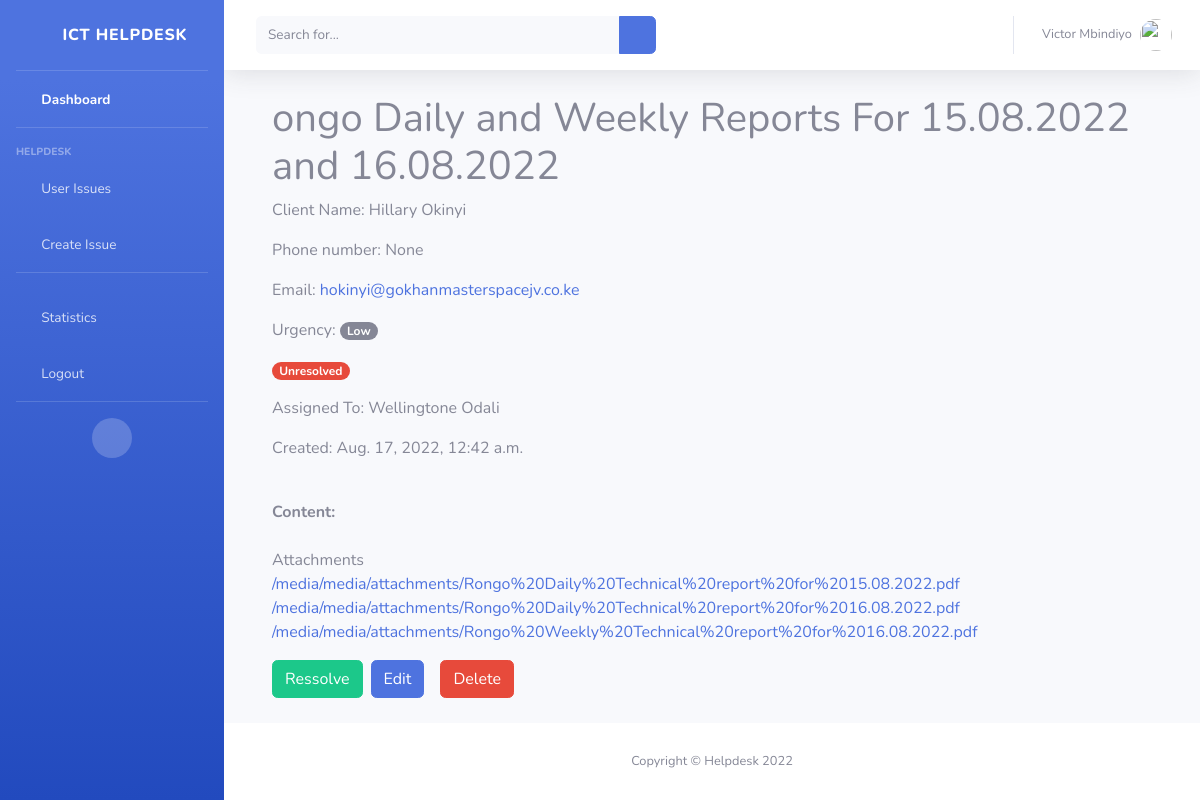
The page /ticket-detail/104/ (signed in) on the database as committed earlier.
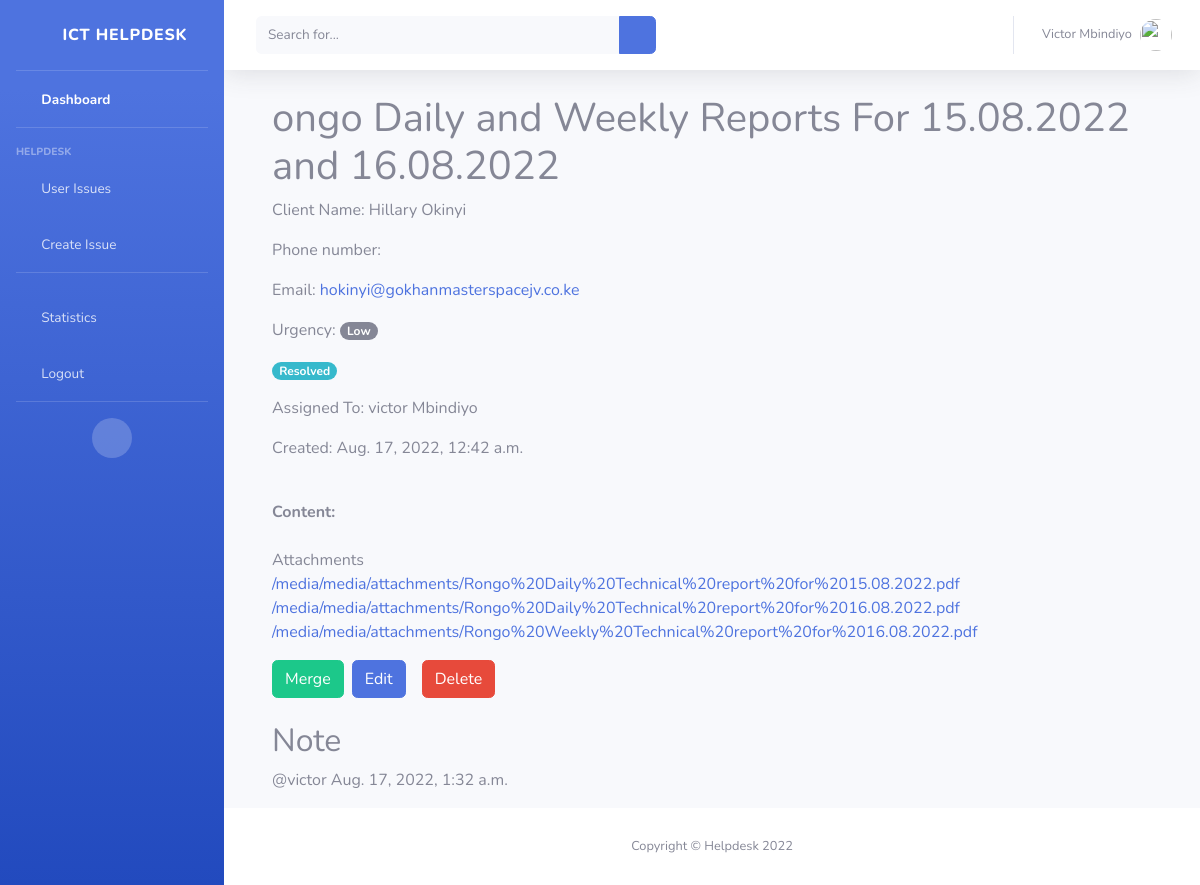
The same page on the database as committed later.
### ticketapp/models.py (models this page shows, shortened)
class Ticket(models.Model):
    TICKET_SECTIONS = (
        ('Software', 'Software'),
        ('Hardware', 'Hardware'),
        ('Applications', 'Applications'),
        ('Infrastructure and Networking', 'Infrastructure and Networking'),
        ('Database', 'Database'),
        ('Technical', 'Technical'),
        ('HR', 'HR'),
        ('Administration', 'Administration'),
        ('Transport', 'Transport'),
        ('General', 'General'),
    )
    TICKET_URGENCY = (
        ('Low', 'Low'),
        ('Medium', 'Medium'),
        ('High', 'High'),
        ('Urgent', 'Urgent'),
    )
    TICKET_STATUSES = (
        ('Pending', 'Pending'),
        ('Resolved', 'Resolved'),
        ('Unsolved', 'Unsolved'),
    )
    user = models.ForeignKey(
        User, on_delete=models.CASCADE, null=True, blank=True)
    ticket_id = models.CharField(max_length=8, unique=True, blank=True)
    title = models.CharField(max_length=500)
    issue_description = models.TextField(max_length=25000)
    customer_full_name = models.CharField(
        max_length=200, null=True, blank=True)
    customer_phone_number = models.CharField(
        max_length=20, null=True, blank=True)
    customer_email = models.EmailField(
        max_length=40, default='info@tdbsoft.co.ke')
    ticket_section = models.CharField(
        max_length=30, choices=TICKET_SECTIONS, null=True, blank=True, default='General')
    ticket_priority = models.CharField(
        max_length=100, null=True, blank=True, default="Low")
    completed_status = models.BooleanField(default=False)
    assigned_to = models.ForeignKey(
        User, on_delete=models.CASCADE, related_name='assigned_to', null=True, blank=True)
    resolved_by = models.ForeignKey(
        User, on_delete=models.CASCADE, related_name='resolved_by', null=True, blank=True)
    created_date = models.DateTimeField(auto_now_add=True, null=True)
    resolved_date = models.DateTimeField(null=True, blank=True)

class MediaFiles(models.Model):
    ticket = models.ForeignKey(
        'Ticket', on_delete=models.CASCADE, null=True, blank=True)
    file = models.FileField(upload_to='attachments')
    def __str__(self):
        return self.file.url or None
    class Meta:
        verbose_name_plural = 'Attachments'

class Comment(models.Model):
    ticket = models.ForeignKey(Ticket, on_delete=models.CASCADE)
    user = models.ForeignKey(User, on_delete=models.CASCADE)
    text = models.CharField(max_length=500)
    created_date = models.DateTimeField(null=True, auto_now_add=True)

### ticketapp/views.py (the view)
class TicketDetailView(LoginRequiredMixin, generic.DetailView):
    model = Ticket
    def get_context_data(self, **kwargs):
        context = super().get_context_data(**kwargs)
        context['comments'] = Comment.objects.filter(
            ticket=self.get_object()).order_by('-created_date')
        return context

### ticketapp/templates/ticketapp/ticket_detail.html (shortened to what this page needs)
{% extends 'ticketapp/base.html' %} {% block content %}
<div class="container">
  <h1>{{object.title}}</h1>
  <p>Client Name: {{object.customer_full_name}}</p>
  <p>Phone number: {{object.customer_phone_number}}</p>
  <p>
    Email:
    <a href="mailto:{{object.customer_email}}">{{object.customer_email}}</a>
  </p>
  <p>
    Urgency:
    <span
      class="badge badge-pill {% if object.ticket_priority == 'Urgent' %} bg-danger {% elif object.ticket_priority == 'Medium' %} bg-warning {% else %} bg-secondary {% endif %} text-white"
      >{{object.ticket_priority}}</span
    >
  </p>
  {% if object.completed_status %}
  <p class="badge badge-pill bg-info text-white">Resolved</p>
  {% else %}
  <p class="badge badge-pill bg-danger text-white">Unresolved</p>
  {% endif %}
  <p>
    Assigned To:
    {{object.assigned_to.username}}&nbsp;{{object.assigned_to.last_name}}
  </p>
  <p>Created: {{object.created_date}}</p>
  <br />
  <p>
    <b>Content:</b><br />{{object.issue_description}}
    <br />
    {% if object.mediafiles_set.all|length > 0 %}
    <span
      >Attachments <br />{% for item in object.mediafiles_set.all %}
      <a href="{{item}}" class="img-fluid">{{item}}</a>
      {% endfor %}
    </span>
    {% endif %}
  </p>
</div>
<div class="container d-flex mt-2">
  {% if user.is_staff %} {% if object.completed_status != True %}
  <button
    type="button"
    class="btn btn-success"
    data-bs-toggle="modal"
    data-bs-target="#markResolvedModal"
  >
    Ressolve
  </button>
  {% elif object.completed_status == True %}
  <button
    type="button"
    class="btn btn-success"
    data-bs-toggle="modal"
    data-bs-target="#markResolvedModal"
  >
    Merge
  </button>
  {% endif %} {% endif %}
  <a
    href="{% url 'ticketapp:update-ticket' pk=object.pk %}"
    class="btn btn-primary mx-2"
    >Edit</a
  >
  <a
    href="{% url 'ticketapp:delete-ticket' pk=object.pk %}"
    class="btn btn-danger mx-2"
    >Delete</a
  >
</div>
{% if comments %}
<div class="container mt-4">
  <h2>Note</h2>
  {% for comment in comments %}
  <div class="bg-light mt-2 mb-2">
    <p class="text-secondary">
      @{{comment.user.username}} {{comment.created_date}}
    </p>
  </div>
  {% endfor %}
</div>
{% endif %}
{% endblock content %}

### ticketapp/templates/ticketapp/base.html (shortened to what this page needs)
{% load static %}
<!DOCTYPE html>
<html lang="en">
<head>
    <link href="{% static 'vendor/fontawesome-free/css/all.min.css' %}" rel="stylesheet" type="text/css">
    <link href="{% static 'css/sb-admin-2.min.css' %}" rel="stylesheet">
</head>
<body id="page-top">
    <div id="wrapper">
        <ul class="navbar-nav bg-gradient-primary sidebar sidebar-dark accordion" id="accordionSidebar">
            <a class="sidebar-brand d-flex align-items-center justify-content-center" href="index.html">
                <div class="sidebar-brand-icon ">
                    <i class="fas fa-home"></i>
                </div>
                <div class="sidebar-brand-text mx-3">ICT Helpdesk</div>
            </a>
            <hr class="sidebar-divider my-0">
            <li class="nav-item active">
                <a class="nav-link" href="{% url 'ticketapp:ticket-list' %}">
                    <i class="fas fa-fw fa-tachometer-alt"></i>
                    <span>Dashboard</span></a>
            </li>
            <hr class="sidebar-divider">
            <div class="sidebar-heading">
                Helpdesk
            </div>
            <li class="nav-item">
                <a class="nav-link collapsed" href="#" data-toggle="collapse" data-target="#collapseTwo"
                    aria-expanded="true" aria-controls="collapseTwo">
                    <i class="fas fa-fw fa-folder"></i>
                    <span>User Issues</span>
                </a>
            </li>
      <li class="nav-item">
        <a class="nav-link" href="{% url 'ticketapp:create-ticket' %}">
            <i class="fas fa-fw fa-edit"></i>
            <span>Create Issue</span></a>
    </li>
            <hr class="sidebar-divider">
            <li class="nav-item">
                <a class="nav-link" href="{% url 'ticketapp:user-performance-list' %}">
                    <i class="fas fa-fw fa-chart-area"></i>
                    <span>Statistics</span></a>
            </li>
            <li class="nav-item">
                <a class="nav-link" href="{% url 'accounts:logout' %}">
                    <i class="fas fa-fw fa-sign-out-alt"></i>
                    <span>Logout</span></a>
            </li>
            <hr class="sidebar-divider d-none d-md-block">
            <div class="text-center d-none d-md-inline">
                <button class="rounded-circle border-0" id="sidebarToggle"></button>
            </div>
        </ul>
        <div id="content-wrapper" class="d-flex flex-column">
            <div id="content">
                <nav class="navbar navbar-expand navbar-light bg-white topbar mb-4 static-top shadow">
                    <form
                        class="d-none d-sm-inline-block form-inline mr-auto ml-md-3 my-2 my-md-0 mw-100 navbar-search">
                        <div class="input-group">
                            <input type="text" class="form-control bg-light border-0 small" placeholder="Search for..."
                                aria-label="Search" aria-describedby="basic-addon2">
                            <div class="input-group-append">
                                <button class="btn btn-primary" type="button">
                                    <i class="fas fa-search fa-sm"></i>
                                </button>
                            </div>
                        </div>
                    </form>
                    <ul class="navbar-nav ml-auto">
                        <li class="nav-item dropdown no-arrow">
                            <a class="nav-link dropdown-toggle" href="#" id="userDropdown" role="button"
                                data-toggle="dropdown" aria-haspopup="true" aria-expanded="false">
                                <span class="mr-2 d-none d-lg-inline text-gray-600 small">{{user.first_name}} {{user.last_name}}</span>
                                <img class="img-profile rounded-circle"
                                    src="{% static 'img/undraw_profile.svg' %}">
                            </a>
                        </li>
                    </ul>
                </nav>
                <div class="container-fluid">
                    {% block content %}
                    {% endblock content %}
                </div>
            </div>
            <footer class="sticky-footer bg-white">
                <div class="container my-auto">
                    <div class="copyright text-center my-auto">
                        <span>Copyright &copy; Helpdesk 2022</span>
                    </div>
                </div>
            </footer>
        </div>
    </div>
</body>
</html>

Rows that differ between the two databases and show on the page:
changed Ticket "Hillary Okinyi": completed_status False → True (drawn); assigned_to.username "Wellingtone" → "victor"; assigned_to.last_name "Odali" → "Mbindiyo"; customer_phone_number "None" → (not shown)
added Comment: user.username "victor", created_date "Aug. 17, 2022, 1:32 a.m."
Other text that changed with them:
text no longer shown: "Unresolved Ressolve"
text now shown: "Resolved Merge Note"
